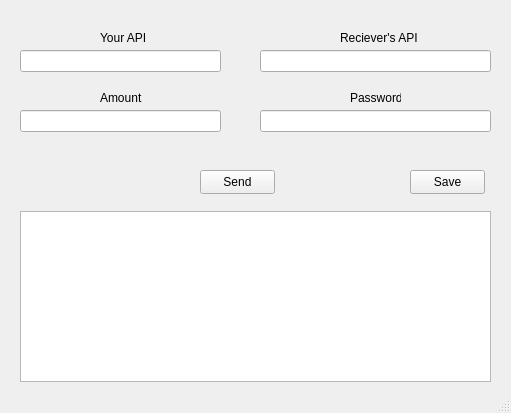
<?xml version="1.0" encoding="UTF-8"?>
<ui version="4.0">
 <class>MainWindow</class>
 <widget class="QMainWindow" name="MainWindow">
  <property name="geometry">
   <rect>
    <x>0</x>
    <y>0</y>
    <width>511</width>
    <height>413</height>
   </rect>
  </property>
  <property name="windowTitle">
   <string>MainWindow</string>
  </property>
  <widget class="QWidget" name="centralwidget">
   <widget class="QLineEdit" name="your_api_field">
    <property name="geometry">
     <rect>
      <x>20</x>
      <y>50</y>
      <width>201</width>
      <height>22</height>
     </rect>
    </property>
   </widget>
   <widget class="QLineEdit" name="reciever_api_field">
    <property name="geometry">
     <rect>
      <x>260</x>
      <y>50</y>
      <width>231</width>
      <height>22</height>
     </rect>
    </property>
   </widget>
   <widget class="QLabel" name="your_api_label">
    <property name="geometry">
     <rect>
      <x>100</x>
      <y>30</y>
      <width>49</width>
      <height>16</height>
     </rect>
    </property>
    <property name="text">
     <string>Your API</string>
    </property>
   </widget>
   <widget class="QLabel" name="reciever_api_label">
    <property name="geometry">
     <rect>
      <x>340</x>
      <y>30</y>
      <width>81</width>
      <height>16</height>
     </rect>
    </property>
    <property name="text">
     <string>Reciever's API</string>
    </property>
   </widget>
   <widget class="QLabel" name="password_label">
    <property name="geometry">
     <rect>
      <x>350</x>
      <y>90</y>
      <width>51</width>
      <height>16</height>
     </rect>
    </property>
    <property name="text">
     <string>Password</string>
    </property>
   </widget>
   <widget class="QLabel" name="amount_label">
    <property name="geometry">
     <rect>
      <x>100</x>
      <y>90</y>
      <width>49</width>
      <height>16</height>
     </rect>
    </property>
    <property name="text">
     <string>Amount</string>
    </property>
   </widget>
   <widget class="QLineEdit" name="amount_field">
    <property name="geometry">
     <rect>
      <x>20</x>
      <y>110</y>
      <width>201</width>
      <height>22</height>
     </rect>
    </property>
   </widget>
   <widget class="QLineEdit" name="password_field">
    <property name="geometry">
     <rect>
      <x>260</x>
      <y>110</y>
      <width>231</width>
      <height>22</height>
     </rect>
    </property>
    <property name="inputMethodHints">
     <set>Qt::ImhHiddenText</set>
    </property>
   </widget>
   <widget class="QPushButton" name="send_button">
    <property name="geometry">
     <rect>
      <x>200</x>
      <y>170</y>
      <width>75</width>
      <height>24</height>
     </rect>
    </property>
    <property name="text">
     <string>Send</string>
    </property>
   </widget>
   <widget class="QPushButton" name="save_button">
    <property name="geometry">
     <rect>
      <x>410</x>
      <y>170</y>
      <width>75</width>
      <height>24</height>
     </rect>
    </property>
    <property name="text">
     <string>Save</string>
    </property>
   </widget>
   <widget class="QTextBrowser" name="textBrowser">
    <property name="geometry">
     <rect>
      <x>20</x>
      <y>211</y>
      <width>471</width>
      <height>171</height>
     </rect>
    </property>
   </widget>
  </widget>
  <widget class="QStatusBar" name="statusbar"/>
 </widget>
 <resources/>
 <connections/>
</ui>
